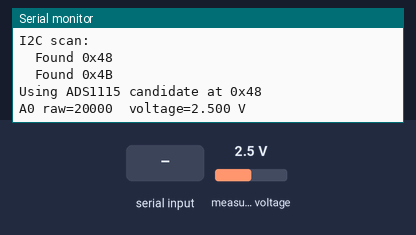
The sketch below on a simulated ESP32. On the bench: the last lines printed to the serial monitor. Wiring (inferred from the names in the program): ADS1115 converter at I2C address 0x48. Inputs (shaded band) come from the test bench; at power-on: measured voltage 2.5 V.

Above: at 2.0 s.
2.1 s: measured voltage set to 3.8 V
At 3.7 s:
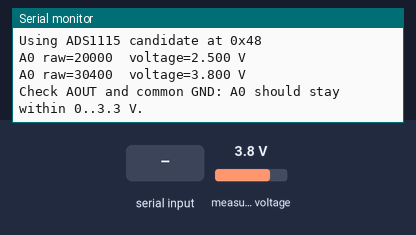
5.1 s: "d" received over Serial
At 6.3 s:
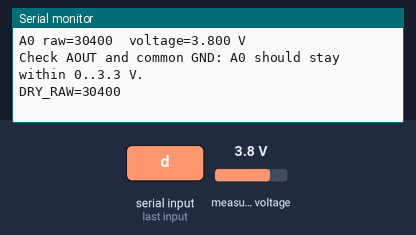
6.6 s: measured voltage set to 0.1 V
At 7.8 s:
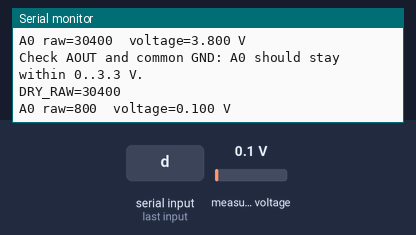
8.1 s: "D" received over Serial
At 8.6 s:
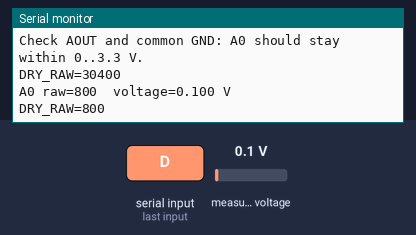
Timing chart, 0 to 10.6 s (numbered marks = the images above; inputs shaded):
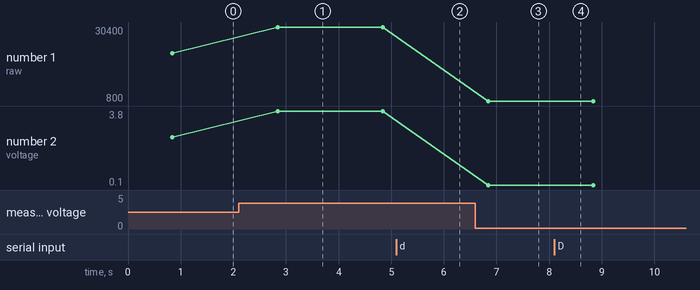

Measured:
- after the input at 2.1 s, the serial monitor: prints a new line after 0.74 s (image 1)
- after the input at 5.1 s, the serial monitor: prints a new line at once (image 2)
- after the input at 6.6 s, the serial monitor: prints a new line after 0.24 s (image 3)
- after the input at 8.1 s, the serial monitor: prints a new line at once (image 4)
- plotted number 1: 20000 → 30400 after the input at 2.1 s, 30400 → 800 after the input at 6.6 s
- plotted number 2: 2.5 → 3.8 after the input at 2.1 s, 3.8 → 0.1 after the input at 6.6 s

The sketch:

ads1115_soil_test.ino
```cpp
#include <Arduino.h>
#include <Wire.h>

// ESP32 NodeMCU (ESP32-WROOM-32): SDA=GPIO21, SCL=GPIO22.
// ADS1115: VDD->3V3, GND->GND, SDA->GPIO21, SCL->GPIO22, ADDR->GND.
// Soil sensor: VCC->3V3, GND->common GND, AOUT->ADS1115 A0.
// Do not connect the soil sensor's DOUT pin for this test.
// Open Serial Monitor at 115200 baud. Send d in dry soil, w in wet soil.
// This sketch is independent of the HAT firmware and uses only Wire.

constexpr uint8_t SDA_PIN = 21;
constexpr uint8_t SCL_PIN = 22;
constexpr uint32_t I2C_CLOCK_HZ = 100000;
constexpr uint32_t PRINT_INTERVAL_MS = 2000;
constexpr uint8_t ADS_ADDRESS_MIN = 0x48;
constexpr uint8_t ADS_ADDRESS_MAX = 0x4B;
constexpr uint8_t ADS_CONFIG_REGISTER = 0x01;
constexpr uint8_t ADS_CONVERSION_REGISTER = 0x00;
constexpr uint16_t ADS_A0_SINGLE_SHOT = 0xC383;
// 0xC383: start conversion, AIN0-GND, +/-4.096 V, single-shot,
// 128 samples/s, comparator disabled. One count = 4.096/32768 V.

uint8_t adsAddress = 0;
int16_t lastRaw = 0;
bool hasSample = false;
int16_t dryRaw = 0;
int16_t wetRaw = 0;
bool hasDry = false;
bool hasWet = false;
uint32_t lastPrintAt = 0;

bool writeRegister(uint8_t address, uint8_t reg, uint16_t value) {
  Wire.beginTransmission(address);
  Wire.write(reg);
  Wire.write(static_cast<uint8_t>(value >> 8));
  Wire.write(static_cast<uint8_t>(value));
  return Wire.endTransmission() == 0;
}

bool readRegister(uint8_t address, uint8_t reg, uint16_t &value) {
  Wire.beginTransmission(address);
  Wire.write(reg);
  if (Wire.endTransmission(false) != 0) return false;
  if (Wire.requestFrom(address, static_cast<uint8_t>(2)) != 2) return false;
  value = static_cast<uint16_t>(Wire.read()) << 8;
  value |= static_cast<uint8_t>(Wire.read());
  return true;
}

uint8_t scanBus() {
  uint8_t foundAds = 0;
  Serial.println("I2C scan:");
  for (uint8_t address = 0x08; address <= 0x77; ++address) {
    Wire.beginTransmission(address);
    if (Wire.endTransmission() != 0) continue;
    Serial.printf("  Found 0x%02X\n", address);
    if (address >= ADS_ADDRESS_MIN && address <= ADS_ADDRESS_MAX) {
      if (foundAds == 0 || address == ADS_ADDRESS_MIN) foundAds = address;
    }
  }
  if (foundAds == 0) {
    Serial.println("ADS1115 not found (expected 0x48 if ADDR is GND).");
  } else {
    Serial.printf("Using ADS1115 candidate at 0x%02X\n", foundAds);
    if (foundAds != 0x48) Serial.println("Check ADDR: HAT firmware expects 0x48.");
  }
  return foundAds;
}

bool readSoilA0(int16_t &raw) {
  if (!writeRegister(adsAddress, ADS_CONFIG_REGISTER, ADS_A0_SINGLE_SHOT)) {
    Serial.println("ADS write failed (I2C).");
    return false;
  }

  const uint32_t startedAt = millis();
  uint16_t config = 0;
  do {
    delay(2);
    if (!readRegister(adsAddress, ADS_CONFIG_REGISTER, config)) {
      Serial.println("ADS config read failed (I2C).");
      return false;
    }
    if (config & 0x8000) {
      uint16_t data = 0;
      if (!readRegister(adsAddress, ADS_CONVERSION_REGISTER, data)) {
        Serial.println("ADS conversion read failed (I2C).");
        return false;
      }
      raw = static_cast<int16_t>(data);
      return true;
    }
  } while (millis() - startedAt < 100);

  Serial.println("ADS conversion timeout.");
  return false;
}

void printSample() {
  if (adsAddress == 0) adsAddress = scanBus();
  if (adsAddress == 0) return;

  // Average several fresh conversions to make dry/wet comparisons clearer.
  int32_t sum = 0;
  uint8_t samples = 0;
  for (uint8_t i = 0; i < 8; ++i) {
    int16_t raw = 0;
    if (!readSoilA0(raw)) {
      adsAddress = 0; // Scan again next time if the module disconnects.
      hasSample = false;
      return;
    }
    sum += raw;
    ++samples;
  }
  lastRaw = static_cast<int16_t>(sum / samples);
  hasSample = true;
  const float voltage = lastRaw * (4.096f / 32768.0f);
  Serial.printf("A0 raw=%d  voltage=%.3f V", lastRaw, voltage);

  if (hasDry && hasWet && dryRaw != wetRaw) {
    float percent = 100.0f * (lastRaw - dryRaw) / (wetRaw - dryRaw);
    if (percent < 0.0f) percent = 0.0f;
    if (percent > 100.0f) percent = 100.0f;
    Serial.printf("  soil=%.1f%% (temporary calibration)", percent);
  }
  Serial.println();
  if (voltage < -0.05f || voltage > 3.35f) {
    Serial.println("Check AOUT and common GND: A0 should stay within 0..3.3 V.");
  }
}

void handleSerial() {
  while (Serial.available()) {
    const char command = static_cast<char>(Serial.read());
    if (command != 'd' && command != 'D' && command != 'w' && command != 'W') continue;
    if (!hasSample) {
      Serial.println("Wait for a valid A0 reading before setting dry/wet.");
      continue;
    }
    if (command == 'd' || command == 'D') {
      dryRaw = lastRaw;
      hasDry = true;
      Serial.printf("DRY_RAW=%d\n", dryRaw);
    } else {
      wetRaw = lastRaw;
      hasWet = true;
      Serial.printf("WET_RAW=%d\n", wetRaw);
    }
    if (hasDry && hasWet && dryRaw == wetRaw) {
      Serial.println("Dry and wet values are identical: check AOUT, sensor power, and contact with water/soil.");
    }
  }
}

void setup() {
  Serial.begin(115200);
  delay(800);
  Wire.begin(SDA_PIN, SCL_PIN, I2C_CLOCK_HZ);
  Wire.setTimeOut(50);
  Serial.println("ADS1115 + soil sensor test, ESP32 NodeMCU");
  Serial.println("Commands: d = save dry raw, w = save wet raw.");
  adsAddress = scanBus();
  lastPrintAt = millis() - PRINT_INTERVAL_MS;
}

void loop() {
  handleSerial();
  const uint32_t now = millis();
  if (now - lastPrintAt >= PRINT_INTERVAL_MS) {
    lastPrintAt = now;
    printSample();
  }
}
```
